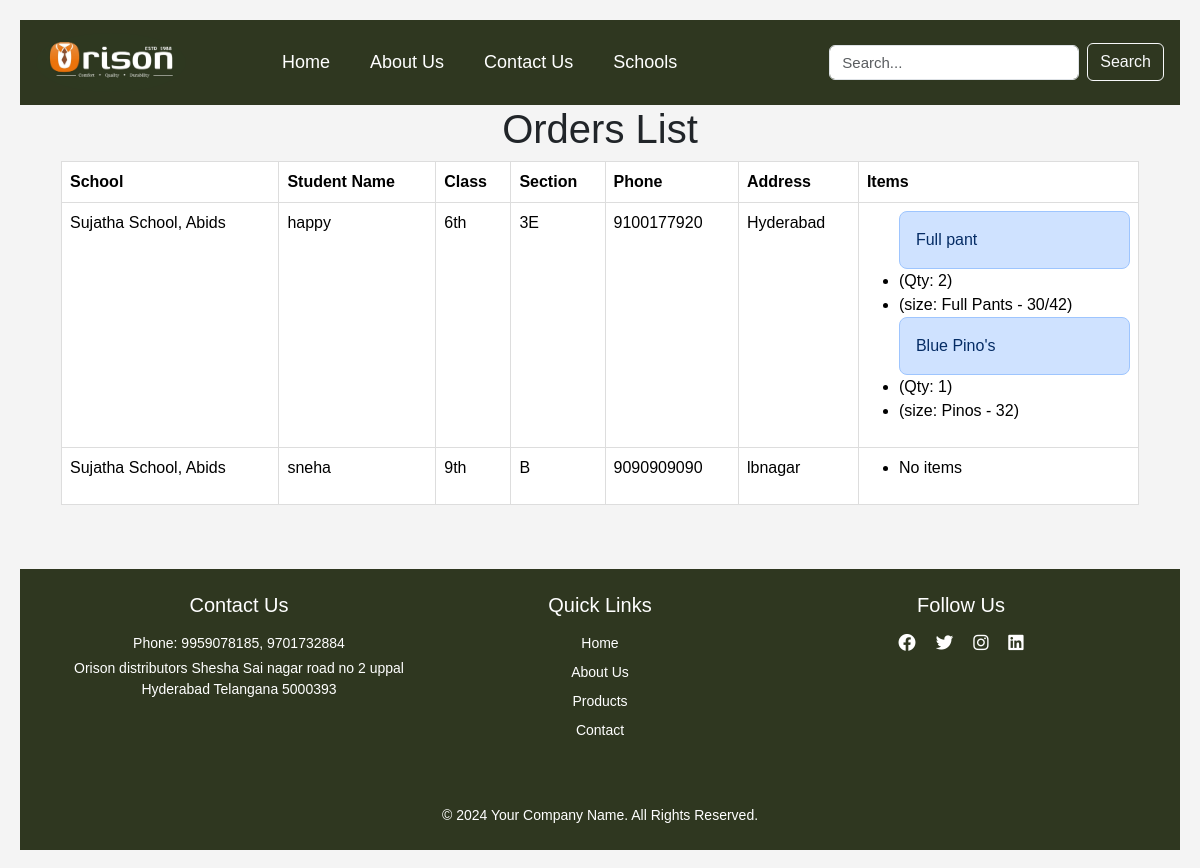
The page /school/sujatha-school-abids-b7edf007-e360-4598-b7f0-aa6df7f693d9/orderspage/ on the database as committed earlier.
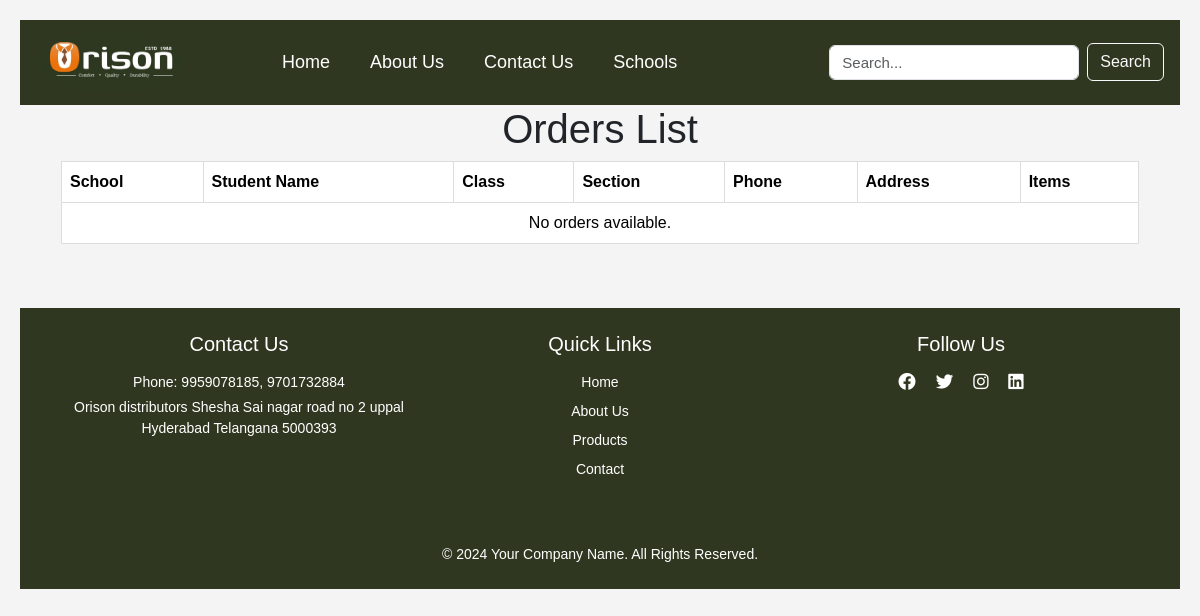
The same page on the database as committed later.
### webapp/models.py (models this page shows, shortened)
class Order(models.Model):
    user = models.ForeignKey(User, on_delete=models.CASCADE, null=True, blank=True)
    school = models.ForeignKey("School", on_delete=models.CASCADE)  # Track the school
    name = models.CharField(max_length=255)  # Student Name
    student_class = models.CharField(max_length=50)  # Class (e.g., 10)
    section = models.CharField(max_length=10)  # Section (e.g., A)
    phone = models.CharField(max_length=15)  # Contact Number
    address = models.TextField()  # Delivery Address
    total_price = models.DecimalField(max_digits=20, decimal_places=2, default=0.00)  # Total order cost
    created_at = models.DateTimeField(auto_now_add=True)  # Timestamp of order
    ORDER_STATUS_CHOICES = (
        ('pending', 'Pending'),
        ('processing', 'Processing'),
        ('shipped', 'Shipped'),
        ('delivered', 'Delivered'),
        ('cancelled', 'Cancelled'),
    )
    order_status = models.CharField(max_length=20, choices=ORDER_STATUS_CHOICES, default='pending')
    PAYMENT_STATUS_CHOICES = (
        ('unpaid', 'Unpaid'),
        ('paid', 'Paid'),
        ('failed', 'Payment Failed'),
    )
    payment_status = models.CharField(max_length=20, choices=PAYMENT_STATUS_CHOICES, default='unpaid')
    token = models.UUIDField(null=True, blank=True, unique=True, editable=False)  # Added token
    barcode_image = models.ImageField(upload_to='barcodes/', null=True, blank=True)  # Confirmed added

class School(models.Model):
    name = models.CharField(max_length=100)
    image = models.ImageField(upload_to='schools/', blank=True, null=True)
    address = models.TextField(blank=True, null=True)
    slug = models.SlugField(unique=True, blank=True)  # Slug must be unique
    is_active = models.BooleanField(default=True)
    created_at = models.DateTimeField(auto_now=True)
    updated_at = models.DateTimeField(auto_now=True)
    numbering = models.IntegerField(default=0)
    class Meta:
        verbose_name_plural = "school"
        ordering = ['numbering']

class OrderItem(models.Model):
    order = models.ForeignKey(Order, on_delete=models.CASCADE, related_name='order_items')
    product = models.ForeignKey("Product", on_delete=models.SET_NULL, null=True)
    quantity = models.PositiveIntegerField(default=1)
    size = models.ForeignKey("Size", on_delete=models.SET_NULL, null=True, blank=True)
    price = models.DecimalField(max_digits=20, decimal_places=2)  # Price at time of order

class Product(models.Model):
    school = models.ForeignKey(School, on_delete=models.CASCADE)
    category = models.ForeignKey(Categories, on_delete=models.CASCADE, default=1)
    name = models.CharField(max_length=100)
    description = models.TextField(blank=True, null=True)
    price = models.DecimalField(max_digits=20, decimal_places=2, blank=True, null=True)
    sizes = models.ManyToManyField(Size, blank=True)
    stock = models.PositiveIntegerField(default=0)
    image = models.ImageField(upload_to='products/')
    created_at = models.DateTimeField(default=datetime.now, blank=True)

class Size(models.Model):
    category = models.ForeignKey(Categories, on_delete=models.CASCADE, related_name="size")
    size = models.CharField(max_length=100)  # Size as a string like '40/28', '30.32', '2,3,4'
    class Meta:
        unique_together = ('size', 'category')
    def __str__(self):
        return f"{self.category.name} - {self.size}"

class Categories(models.Model):
    name = models.CharField(max_length=100)
    school = models.ForeignKey(School, on_delete=models.CASCADE, related_name='categories', null=True, blank=True)
    description = models.TextField(blank=True, null=True)
    slug = models.SlugField(unique=True, blank=True, null=True)
    sequence = models.IntegerField(default=0)
    class Meta:
        verbose_name_plural = "Categories"
        ordering = ['sequence']

### webapp/views.py (the view)
# urls.py: path('school/<slug:slug>/orderspage/',views.orderspage, name='orderspage'),
def orderspage(request, slug):
    school = get_object_or_404(School, slug=slug)
    order = Order.objects.filter(school=school).prefetch_related('order_items__product').order_by('-created_at')
    cart_count = 0
    if request.user.is_authenticated:
        cart, created = Cart.objects.get_or_create(user=request.user)
        cart_count = cart.items.count()
    else:
        cart_count = request.session.get("cart_count", 0)
    return render(request, 'summary/orderspage.html', {'order': order, 'school': school, 'cart_count': cart_count})

### webapp/templates/summary/orderspage.html (shortened to what this page needs)
{% extends 'base.html' %}
{% load static %}
{% block content %}
<div class="container">
    <h1>Orders List</h1>
    <div class="table-responsive">
        <table class="table">
            <thead>
                <tr>
                    <th>School</th>
                    <th>Student Name</th>
                    <th>Class</th>
                    <th>Section</th>
                    <th>Phone</th>
                    <th>Address</th>
                    <th>Items</th>
                </tr>
            </thead>
            <tbody>
                {% for order in order %}
                <tr>
                    <td>{{ order.school.name }}</td>
                    <td>{{ order.name }}</td>
                    <td>{{ order.student_class }}</td>
                    <td>{{ order.section }}</td>
                    <td>{{ order.phone }}</td>
                    <td>{{ order.address }}</td>
                    <td>
                        <ul>
                            {% for item in order.order_items.all %}
                            <li class="p-3 text-primary-emphasis bg-primary-subtle border border-primary-subtle rounded-3" style="list-style-type:none;">{{ item.product.name }}  </li>
                            <li>(Qty: {{ item.quantity }})</li>
                            <li>(size: {{ item.size }})</li>
                            {% empty %}
                            <li>No items</li>
                            {% endfor %}
                        </ul>
                    </td>
                </tr>
                {% empty %}
                <tr>
                    <td colspan="8" style="text-align: center;">No orders available.</td>
                </tr>
                {% endfor %}
            </tbody>
        </table>
    </div>
</div>
{% endblock %}

### templates/base.html (shortened to what this page needs)
{% load static %}
<!DOCTYPE html>
<html lang="en">
    <head>
        <link rel="stylesheet" href="{% static 'assets/css/myfirst.css' %}" />
        <link rel="stylesheet" href="{% static 'assets/css/school_detail.css' %}" />
        <link rel="stylesheet" href="{% static 'assets/css/register.css' %}" />
        <link rel="stylesheet" href="{% static 'assets/css/login.css' %}" />
        <link href="https://cdn.jsdelivr.net/npm/bootstrap@5.3.0/dist/css/bootstrap.min.css" rel="stylesheet" />
        <link href="https://cdnjs.cloudflare.com/ajax/libs/animate.css/4.1.1/animate.min.css" rel="stylesheet" />
        <link href="https://cdn.jsdelivr.net/npm/bootstrap-icons/font/bootstrap-icons.css" rel="stylesheet" />
        <link rel="stylesheet" href="https://cdnjs.cloudflare.com/ajax/libs/font-awesome/4.7.0/css/font-awesome.min.css">
        <link rel="stylesheet" href="https://unpkg.com/bootstrap@5.3.2/dist/css/bootstrap.min.css">
       <link rel="stylesheet" href="https://unpkg.com/bs-brain@2.0.3/components/abouts/about-4/assets/css/about-4.css">
<link rel="stylesheet" href="https://cdnjs.cloudflare.com/ajax/libs/font-awesome/6.0.0-beta3/css/all.min.css">
    </head>
    <body>
        {% include 'navbar.html' %}
    {% block content %}
    {% endblock %}
    <footer class="py-5">
        {% include 'footer.html' %}
    </footer>
    </body>
</html>

### webapp/templates/navbar.html (shortened to what this page needs)
{% load static %}
<nav class="navbar navbar-expand-lg" style="font-size:18px;">
  <div class="container-fluid px-3">
    <a class="navbar-brand" href="{% url 'home' %}">
      <img src="{% static 'images/Orison.jpeg' %}" alt="Orison Logo" class="navbar-logo"
        style="width:150px; height:auto; border-radius:50%;">
    </a>
    <div class="collapse navbar-collapse d-none d-lg-flex" id="navbarNav">
      <ul class="navbar-nav mx-auto d-flex flex-row gap-4">
        <li class="nav-item"><a class="nav-link" href="{% url 'home' %}">Home</a></li>
        <li class="nav-item"><a class="nav-link" href="{% url 'about' %}">About Us</a></li>
        <li class="nav-item"><a class="nav-link" href="{% url 'contact' %}">Contact Us</a></li>
        {% if user.is_authenticated and school %}
        <li class="nav-item"><a class="nav-link" href="{% url 'school_detail' slug=school.slug %}">Products</a></li>
        <div class="dropdown" style="color:white">
          <a class="nav-link dropdown-toggle" id="navbarDropdown" href="#" role="button" data-bs-toggle="dropdown">
            <img src="{% if user.profile.profile_picture %}{{ user.profile.profile_picture.url }}{% else %}{% static 'images/dummy.png' %}{% endif %}"
              alt="Profile Picture" class="rounded-circle profile-img" width="40" height="40">
          </a>
          <ul class="dropdown-menu" aria-labelledby="profileDropdown">
            <li><a class="dropdown-item" href="{% url 'profilepage' slug=school.slug %}"><i class="bi bi-person-lines-fill text-success"></i> Profile</a></li>
            <li><a class="dropdown-item" href="{% url 'orderspage' slug=school.slug %}"><i class="bi bi-receipt-cutoff text-warning"></i> Orders <i class="bi bi-caret-right-fill"></i></a></li>
          </ul>
        </div>
        {% else %}
          <li class="nav-item"><a class="nav-link text-white" href="{% url 'home' %}#products">Schools</a></li>
          </ul>
        {% endif %}
      <div class="d-flex align-items-center gap-4 ms-auto">
        {% if not user.is_authenticated %}
        <form class="d-flex" role="search" method="get">
          <input class="form-control me-2" type="text" name="query" placeholder="Search..." required style="width:250px;">
          <button class="btn btn-outline-light" type="submit">Search</button>
        </form>
        {% endif %}
      </div>
    </div>
  </div>
</nav>

### webapp/templates/footer.html (shortened to what this page needs)
<!-- {% load static %}
<footer>
    <div class="container">
      <div class="row">
        <div class="col-md-3 mb-4">
          <h5 class="text-primary">UNIFORMS</h5>
          <p>Your trusted partner for all school uniform needs.</p>
        </div>
        <div class="col-md-3 mb-4">
          <h5 class="text-primary">EXPLORE</h5>
          <ul class="list-unstyled">
            <li><a href="#">Schools</a></li>
            <li><a href="#">About Us</a></li>
            <li><a href="#">Products</a></li>
          </ul>
        </div>
        <div class="col-md-3 mb-4">
          <h5 class="text-primary">CONTACT US</h5>
          <p>Address: Gurugram, Haryana</p>
          <p>Phone: <a href="tel:+919667507289">096675 07289</a></p>
          <p>Email: <a href="mailto:info@uniformship.com">info@uniformship.com</a></p>
        </div>
        <div class="col-md-3 mb-4">
          <h5 class="text-primary">FOLLOW US</h5>
          <a href="#" class="navbar-icons"><i class="bi bi-facebook"></i></a>
          <a href="#" class="navbar-icons"><i class="bi bi-instagram"></i></a>
          <a href="#" class="navbar-icons"><i class="bi bi-twitter"></i></a>
        </div>
      </div>
      <hr class="border-light">
      <div class="text-center">
        <p>&copy; 2025 UniformShip. All Rights Reserved.</p>
      </div>
    </div>
  </footer> -->
  <footer class="custom-footer text-white py-4 w-100 position-relative" style="margin-bottom: -50px;background-color: #2F3720;">
    <div class="container">
        <div class="row text-center">
            <div class="col-md-4 mb-4">
                <h5 class="mb-3">Contact Us</h5>
                <p class="mb-1">
                    Phone: <a href="tel:+919959078185" class="text-white">9959078185</a>,
                    <a href="tel:+919701732884" class="text-white">9701732884</a>
                </p>
                <p class="mb-0">Orison distributors Shesha Sai nagar road no 2 uppal Hyderabad Telangana 5000393</p>
            </div>
            <div class="col-md-4 mb-4">
                <h5 class="mb-3">Quick Links</h5>
                <ul class="list-unstyled">
                    <li class="mb-2"><a href="{% url 'home' %}" class="text-white">Home</a></li>
                    <li class="mb-2"><a href="{% url 'about' %}" class="text-white">About Us</a></li>
                    <li class="mb-2"><a href="#" class="text-white">Products</a></li>
                    <li class="mb-0"><a href="{% url 'contact' %}" class="text-white">Contact</a></li>
                </ul>
            </div>
            <div class="col-md-4 mb-4">
                <h5 class="mb-3">Follow Us</h5>
                <a href="#" class="text-white me-3"></a>
                <a href="#" class="text-white me-3"></a>
                <a href="#" class="text-white me-3"></a>
                <a href="#" class="text-white"></a>
            </div>
        </div>
        <div class="row mt-4">
            <div class="col text-center">
                <p class="mb-0">&copy; 2024 Your Company Name. All Rights Reserved.</p>
            </div>
        </div>
    </div>
</footer>

### static/assets/css/myfirst.css (style rules this page uses)
.navbar { background-color:#2F3720; }
.navbar-brand .navbar-logo { width: 150px; height: auto; }
.navbar-nav .nav-item .nav-link { color: #fff; }
.d-flex { display: flex; justify-content: center; align-items: center; }
form input[type="text"] { width: 500px; height: 35px; font-size: 15px; margin-right: 10px; }
form button { font-size: 14px; }
.custom-footer { background-color:#2F3720; color: #fff; padding: 15px 10px; font-family: Arial, sans-serif; font-size: 14px; }
.custom-footer a { color: #00bfff; text-decoration: none; }

### static/assets/css/school_detail.css (style rules this page uses)
body { color: #fff; }
.btn { padding: 10px 20px; font-size: 16px; cursor: pointer; border: none; border-radius: 5px; }

### webapp/templates/summary/orderspage.html (style rules this page uses)
body { font-family: Arial, sans-serif; margin: 20px; padding: 0; background-color: #f4f4f4; }
.container { max-width: 95%; margin: auto; }
h1 { text-align: center; }
.table-responsive { overflow-x: auto; }
table { width: 100%; border-collapse: collapse; background: white; }
th, td { padding: 10px; border: 1px solid #ddd; text-align: left; }
th { background-color: #007bff; color: white; }

Rows that differ between the two databases and show on the page:
removed Order: school.name "Sujatha School, Abids", name "happy", student_class "6th", section "3E", phone "9100177920", address "Hyderabad"
removed OrderItem: product.name "Full pant", quantity "2", size "Full Pants - 30/42"
removed OrderItem: product.name "Blue Pino's", quantity "1", size "Pinos - 32"
removed Order: school.name "Sujatha School, Abids", name "sneha", student_class "9th", section "B", phone "9090909090", address "lbnagar"
Other text that changed with them:
text now shown: "No orders available."
